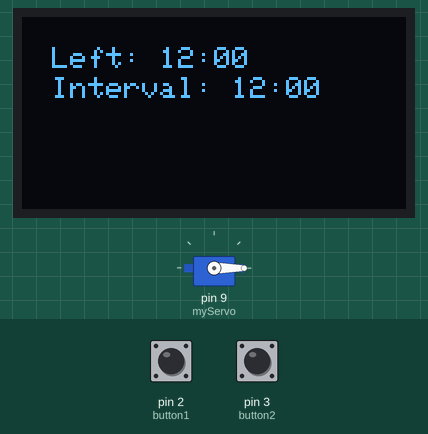
This sketch was run on a simulated Arduino Uno, built with avr-gcc and run on an emulated ATmega328P. Shown: servo, 128×64 one-colour display. Inputs (shaded band) come from the test bench; at power-on: pin 2 (button1) HIGH, pin 3 (button2) HIGH. The display library's start-up logo is not drawn.

Above: at 5.53 s.
At 6.1 s:
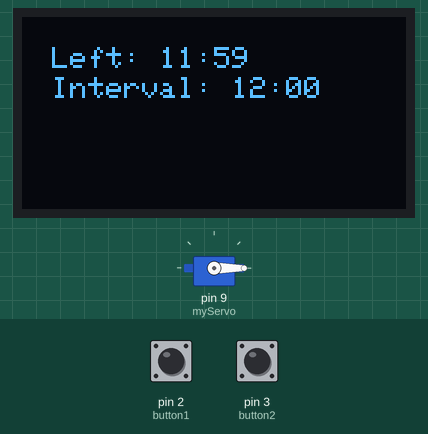
6.2 s: pin 2 (button1) pulled LOW for 0.15 s
7.8 s: pin 2 (button1) pulled LOW for 1 s
At 8.1 s:
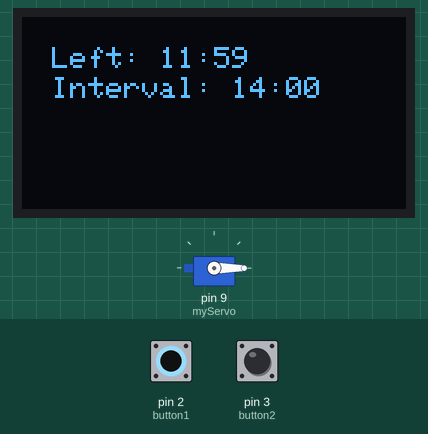
Timing chart, 0 to 10.8 s (numbered marks = the images above; inputs shaded):
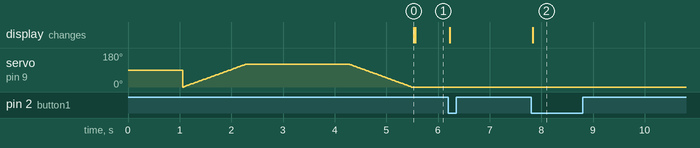

The sketch:

main.ino
```cpp
// Docs: https://docs.arduino.cc/tutorials/generic/basic-servo-control/
#include "controls.h"

void setup()
{
  Serial.begin(9600);

  myServo.attach(9);
  startTime = millis();

  display.begin(SSD1306_SWITCHCAPVCC, 0x3C);
  display.display();

  pinMode(button1, INPUT_PULLUP);
  pinMode(button2, INPUT_PULLUP);

  delay(1000);
}

void loop()
{
  // Feed pet after 12 hours twice a day as per https://www.animalhumanesociety.org/resource/feeding-your-dog-or-cat:

  // Timer logic:
  startTime = millis();
  if (startTime - endTime >= 1000)
  {
    endTime = startTime;
    counter -= 1;

    if (counter == 0)
    {
      myDoor();
      // Reset counter
      counter = 12 * secondsToHours;
    }

    myDisplay();
  }

  myControls();
}
```

controls.h
```cpp
#include "display.h"

void myControls()
{
  currentState1 = digitalRead(button1);
  currentState2 = digitalRead(button2);

  if (lastState1 == HIGH && currentState1 == LOW && intervalHours < 24)
  {
    intervalHours += 1;
    myDisplay();
  }

  if (lastState2 == HIGH && currentState2 == LOW && intervalHours > 0)
  {
    intervalHours -= 1;
    myDisplay();
  }

  lastState1 = currentState1;
  lastState2 = currentState2;

}
```

display.h
```cpp
#include "door.h"

void myDisplay()
{
  unsigned long myHours = round(counter / 60 / 60);
  unsigned long myMinutes = round(counter / 60 - (myHours * 60));

  display.clearDisplay();
  display.setTextColor(WHITE);
  display.setTextSize(1);
  display.setCursor(10, 10);

  char buffer1[32];
  snprintf(buffer1, sizeof(buffer1), "Left: %02lu:%02lu", myHours, myMinutes);
  display.print(buffer1);

  display.setTextColor(WHITE);
  display.setTextSize(1);
  display.setCursor(10, 20);

  char buffer2[32];
  snprintf(buffer2, sizeof(buffer2), "Interval: %02lu:00", intervalHours);
  display.print(buffer2);

  display.display();
}
```

door.h
```cpp
#include "globals.h"

void myDoor()
{
  // Reset the servo motor to 0 (Important):
  myServo.write(0);

  // Rotate the servo motor 120 degrees to start dispensing food:
  for (pos = 0; pos <= 120; pos += 1)
  {
    myServo.write(pos);
    delay(10);
  }

  // Wait for food to dispense:
  delay(2000);

  // Rotate the servo motor 120 degrees to stop dispensing food:
  for (pos = 120; pos >= 0; pos -= 1)
  {
    myServo.write(pos);
    delay(10);
  }
}
```

globals.h
```cpp
#include <Adafruit_SSD1306.h>
#include <Servo.h>

#define SCREEN_WIDTH 128
#define SCREEN_HEIGHT 64

// Servo Motor variable
Servo myServo;

// Position of servo motor:
int pos = 0;

// Feeding countdown counter:
unsigned long counter = 1;

// Used for the seven segment display and time in between feeds:
unsigned long startTime;

// Get time last measured:
unsigned long endTime = 0;

// Declare how many seconds in an hour:
unsigned long secondsToHours = 3600;

// Declare the display and set its size
Adafruit_SSD1306 display(SCREEN_WIDTH, SCREEN_HEIGHT, &Wire, -1);

// Buttons
const int button1 = 2;
const int button2 = 3;

// Interval feeding hours
unsigned long intervalHours = 12;

// Guarantee increment buttons by one
bool currentState1;
bool currentState2;
bool lastState1;
bool lastState2;
```

Measured:
- after the input at 7.8 s, the display: changes at once (image 2)
